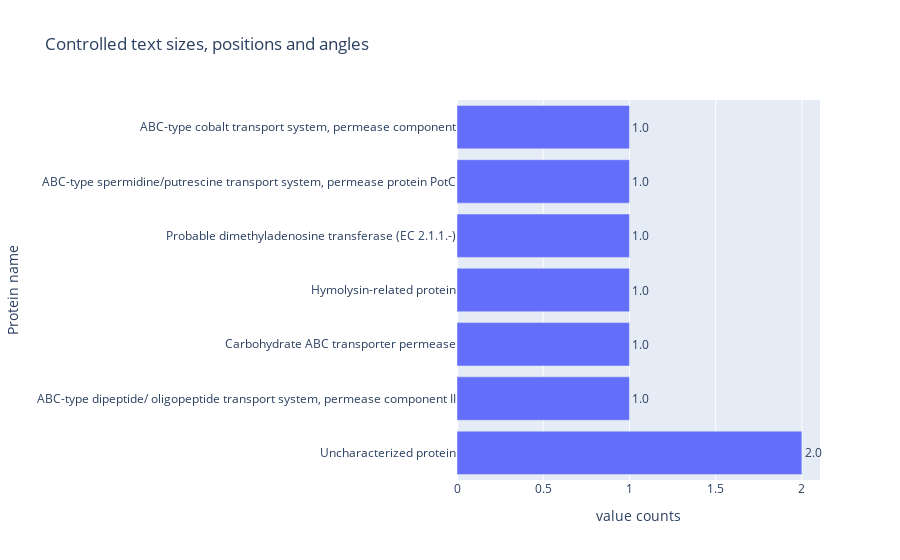
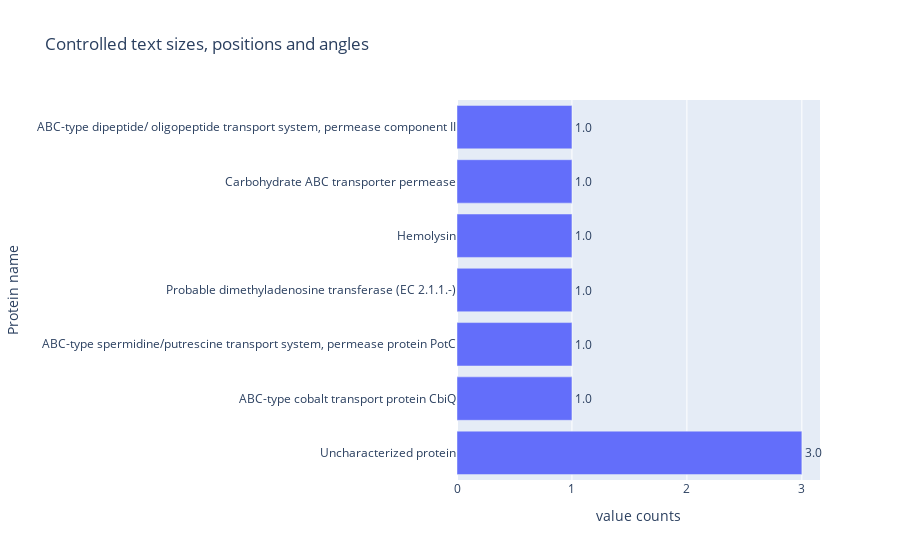
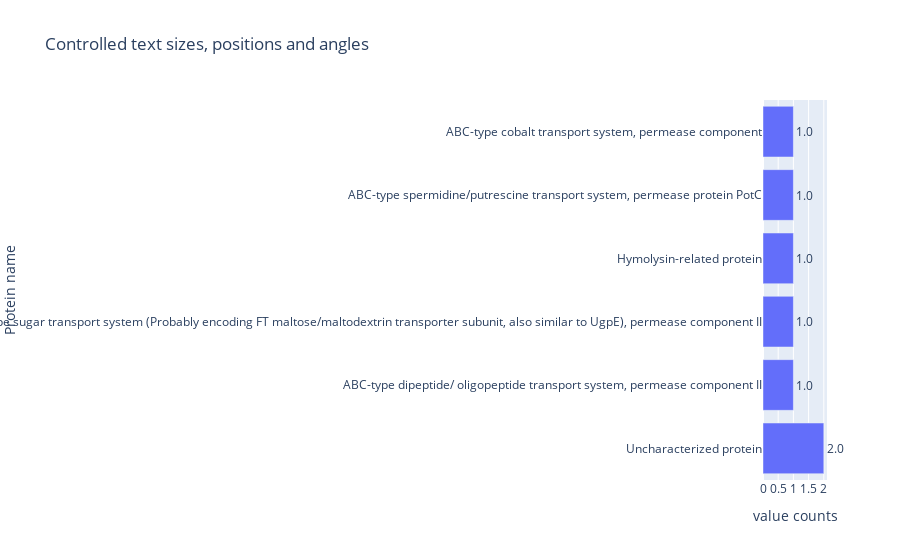
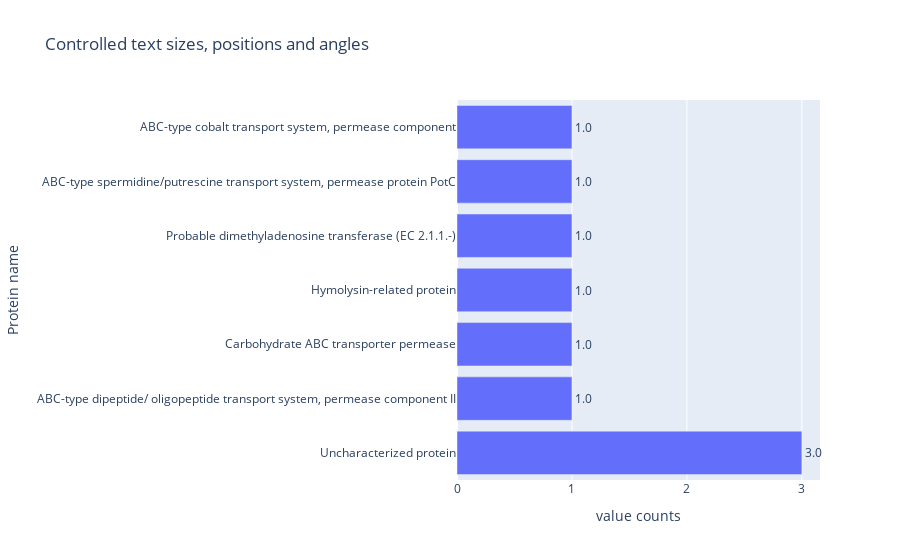

Write notebook code for charts like these, in order.
### Code cell
## VENN3 diagram 
for s in capms:
    df_pred_cl = pd.read_csv(f"{table_base_dir}capm{s}/model_clumps_on_dataset20230224/probability_of_predictions.tsv",
                                  sep="\t",
                                  header=0)
    df_pred_mf = pd.read_csv(f"{table_base_dir}capm{s}/model_std_on_dataset20230224/probability_of_predictions.tsv",
                                  sep="\t",
                                  header=0)
    df_pred_cl_mf = pd.read_csv(f"{table_base_dir}capm{s}/model_clumps_std_on_dataset20230224/probability_of_predictions.tsv",
                                  sep="\t",
                                  header=0)
    df_pred_cl_eff = df_pred_cl[df_pred_cl["effector_prob"] >= 0.50]
    df_pred_mf_eff = df_pred_mf[df_pred_mf["effector_prob"] >= 0.50]
    df_pred_cl_mf_eff = df_pred_cl_mf[df_pred_cl_mf["effector_prob"] >= 0.5]


    # m1 = cl
    # m2 = mf
    # m3 = cl_mf
    # _s = belonging to pms
    # l1, 2, 3 = list of prob in m1, 2, 3 respectively
    l1_s = list(df_pred_cl_eff["seq_id"])
    l2_s = list(df_pred_mf_eff["seq_id"])
    l3_s = list(df_pred_cl_mf_eff["seq_id"])

    m1_s = len(df_pred_cl_eff)
    m2_s = len(df_pred_mf_eff)
    m3_s = len(df_pred_cl_mf_eff)
    m1_m2 = len(list(set(l1_s) & set(l2_s)))
    m2_m3 = len(list(set(l2_s) & set(l3_s)))
    m3_m1 = len(list(set(l3_s) & set(l1_s))) 
    m1_m2_m3 = len(list(set(l1_s) & set(l2_s) & set(l3_s)))
    print(f"capm{s}: overlap of 3 models p>=50: {((m1_m2_m3/m1_s) + (m1_m2_m3/m2_s) + (m1_m2_m3/m3_s))/3}")
    diff_m1_m2_m3 = list(set(l1_s) - set(l2_s) - set(l3_s))
    print(diff_m1_m2_m3)
    df_diff_cl = df_pred_cl[df_pred_cl["seq_id"].isin(diff_m1_m2_m3)]
    df_diff_mf = df_pred_mf[df_pred_mf["seq_id"].isin(diff_m1_m2_m3)]
    df_diff_cl_mf = df_pred_cl_mf[df_pred_cl_mf["seq_id"].isin(diff_m1_m2_m3)]
    
    print(f"clumps: {df_diff_cl}")
    print(f"motifs: {df_diff_mf}")
    print(f"clumps_motifs: {df_diff_cl_mf}")
    
    # depict venn diagram
    venn3(subsets=(m1_s, m2_s, m1_m2, m3_s, m3_m1, m2_m3, m1_m2_m3), 
          set_labels=('CLUMPs', 'Motifs', 'CLUMPs_Motifs'), 
          set_colors=("#3D9970", "#FF4136", "#FF851B"), alpha=0.48)

    # # outline of circle line style and width
    venn3_circles(subsets=(m1_s, m2_s, m1_m2, m3_s, m3_m1, m2_m3, m1_m2_m3), linewidth=0)

    # title of the venn diagram
    plt.title(f"CaPm{s} - Effector predictions")
    plt.show()


    m1_diff_m2 = list(set(l1_s) - set(l2_s))
    m2_diff_m3 = list(set(l2_s) - set(l3_s))
    m1_diff_m3 = list(set(l1_s) - set(l3_s))

    unique_non_overlap = np.unique(m1_diff_m2 + m2_diff_m3 + m1_diff_m3)
    
    annotations = pd.read_csv(f"{annot_base_dir}CaPm{s}_annot_table.csv", sep="\t", header=0)    
    corr_annot = annotations["Protein names"][annotations["ID"].isin(unique_non_overlap)]
    print(f"capm{s}:")   
#     print(len(corr_annot[corr_annot["Entry"].isin(mali_eff)]))
    print(list(corr_annot.value_counts().index))
    df = pd.DataFrame({"Protein name": list(corr_annot.value_counts().index), "value counts": list(corr_annot.value_counts())})
    fig = px.bar(df, y="Protein name", x='value counts', text_auto='.2s',
            title="Controlled text sizes, positions and angles")
    fig.update_traces(textfont_size=12, textangle=0, textposition="outside", cliponaxis=False)
    fig.show()
    
    m1_nonoverlap = list(df_pred_cl["effector_prob"][df_pred_cl["seq_id"].isin(unique_non_overlap)])
    m2_nonoverlap = list(df_pred_mf["effector_prob"][df_pred_mf["seq_id"].isin(unique_non_overlap)])
    m3_nonoverlap = list(df_pred_cl["effector_prob"][df_pred_cl["seq_id"].isin(unique_non_overlap)])
    stds = []
    for i in range(len(unique_non_overlap)):
        stds.append(np.std([m1_nonoverlap[i], m2_nonoverlap[i], m3_nonoverlap[i]]))
    
    df_nonoverlap_prob = pd.DataFrame({"seq_id": unique_non_overlap,
                                      "eff_prob_cl(%)": np.array(m1_nonoverlap)*100,
                                      "eff_prob_mf(%)": np.array(m2_nonoverlap)*100,
                                      "eff_prob_cl_mf(%)": np.array(m3_nonoverlap)*100,
                                      "std_of_3_models_pred_prob(%)": np.array(stds)*100})
    print(f"number of proteins non overlapping btw the 3 models: {len(df_nonoverlap_prob)} -->  {(len(df_nonoverlap_prob)/len(df_pred_cl))*100}%")
    df_nonoverlap_prob.to_csv(f"{table_base_dir}capm{s}/capm{s}_nonoverlap_3models.tsv", sep="\t", index=False)
    print(df_nonoverlap_prob)

### Figure 1 — Plotly figure (JSON) as saved in the notebook; plotly's stock layout.template omitted (floating-point values rounded to 4 significant figures)
{"data": [{"alignmentgroup": "True", "cliponaxis": false, "hovertemplate": "value counts=%{x}<br>Protein name=%{y}<extra></extra>", "legendgroup": "", "marker": {"color": "#636efa", "pattern": {"shape": ""}}, "name": "", "offsetgroup": "", "orientation": "h", "showlegend": false, "textangle": 0, "textfont": {"size": 12}, "textposition": "outside", "texttemplate": "%{x:.2s}", "type": "bar", "x": [2, 1, 1, 1, 1, 1, 1], "xaxis": "x", "y": ["Uncharacterized protein", "ABC-type dipeptide/ oligopeptide transport system, permease component II", "Carbohydrate ABC transporter permease", "Hymolysin-related protein", "Probable dimethyladenosine transferase (EC 2.1.1.-)", "ABC-type spermidine/putrescine transport system, permease protein PotC", "ABC-type cobalt transport system, permease component"], "yaxis": "y"}], "layout": {"barmode": "relative", "legend": {"tracegroupgap": 0}, "title": {"text": "Controlled text sizes, positions and angles"}, "xaxis": {"anchor": "y", "domain": [0, 1], "title": {"text": "value counts"}}, "yaxis": {"anchor": "x", "domain": [0, 1], "title": {"text": "Protein name"}}}}

### Figure 2 — Plotly figure (JSON) as saved in the notebook; plotly's stock layout.template omitted (floating-point values rounded to 4 significant figures)
{"data": [{"alignmentgroup": "True", "cliponaxis": false, "hovertemplate": "value counts=%{x}<br>Protein name=%{y}<extra></extra>", "legendgroup": "", "marker": {"color": "#636efa", "pattern": {"shape": ""}}, "name": "", "offsetgroup": "", "orientation": "h", "showlegend": false, "textangle": 0, "textfont": {"size": 12}, "textposition": "outside", "texttemplate": "%{x:.2s}", "type": "bar", "x": [3, 1, 1, 1, 1, 1, 1], "xaxis": "x", "y": ["Uncharacterized protein", "ABC-type cobalt transport protein CbiQ", "ABC-type spermidine/putrescine transport system, permease protein PotC", "Probable dimethyladenosine transferase (EC 2.1.1.-)", "Hemolysin", "Carbohydrate ABC transporter permease", "ABC-type dipeptide/ oligopeptide transport system, permease component II"], "yaxis": "y"}], "layout": {"barmode": "relative", "legend": {"tracegroupgap": 0}, "title": {"text": "Controlled text sizes, positions and angles"}, "xaxis": {"anchor": "y", "domain": [0, 1], "title": {"text": "value counts"}}, "yaxis": {"anchor": "x", "domain": [0, 1], "title": {"text": "Protein name"}}}}

### Figure 3 — Plotly figure (JSON) as saved in the notebook; plotly's stock layout.template omitted (floating-point values rounded to 4 significant figures)
{"data": [{"alignmentgroup": "True", "cliponaxis": false, "hovertemplate": "value counts=%{x}<br>Protein name=%{y}<extra></extra>", "legendgroup": "", "marker": {"color": "#636efa", "pattern": {"shape": ""}}, "name": "", "offsetgroup": "", "orientation": "h", "showlegend": false, "textangle": 0, "textfont": {"size": 12}, "textposition": "outside", "texttemplate": "%{x:.2s}", "type": "bar", "x": [2, 1, 1, 1, 1, 1], "xaxis": "x", "y": ["Uncharacterized protein", "ABC-type dipeptide/ oligopeptide transport system, permease component II", "ABC-type sugar transport system (Probably encoding FT maltose/maltodextrin transporter subunit, also similar to UgpE), permease component II", "Hymolysin-related protein", "ABC-type spermidine/putrescine transport system, permease protein PotC", "ABC-type cobalt transport system, permease component"], "yaxis": "y"}], "layout": {"barmode": "relative", "legend": {"tracegroupgap": 0}, "title": {"text": "Controlled text sizes, positions and angles"}, "xaxis": {"anchor": "y", "domain": [0, 1], "title": {"text": "value counts"}}, "yaxis": {"anchor": "x", "domain": [0, 1], "title": {"text": "Protein name"}}}}

### Figure 4 — Plotly figure (JSON) as saved in the notebook; plotly's stock layout.template omitted (floating-point values rounded to 4 significant figures)
{"data": [{"alignmentgroup": "True", "cliponaxis": false, "hovertemplate": "value counts=%{x}<br>Protein name=%{y}<extra></extra>", "legendgroup": "", "marker": {"color": "#636efa", "pattern": {"shape": ""}}, "name": "", "offsetgroup": "", "orientation": "h", "showlegend": false, "textangle": 0, "textfont": {"size": 12}, "textposition": "outside", "texttemplate": "%{x:.2s}", "type": "bar", "x": [3, 1, 1, 1, 1, 1, 1], "xaxis": "x", "y": ["Uncharacterized protein", "ABC-type dipeptide/ oligopeptide transport system, permease component II", "Carbohydrate ABC transporter permease", "Hymolysin-related protein", "Probable dimethyladenosine transferase (EC 2.1.1.-)", "ABC-type spermidine/putrescine transport system, permease protein PotC", "ABC-type cobalt transport system, permease component"], "yaxis": "y"}], "layout": {"barmode": "relative", "legend": {"tracegroupgap": 0}, "title": {"text": "Controlled text sizes, positions and angles"}, "xaxis": {"anchor": "y", "domain": [0, 1], "title": {"text": "value counts"}}, "yaxis": {"anchor": "x", "domain": [0, 1], "title": {"text": "Protein name"}}}}
